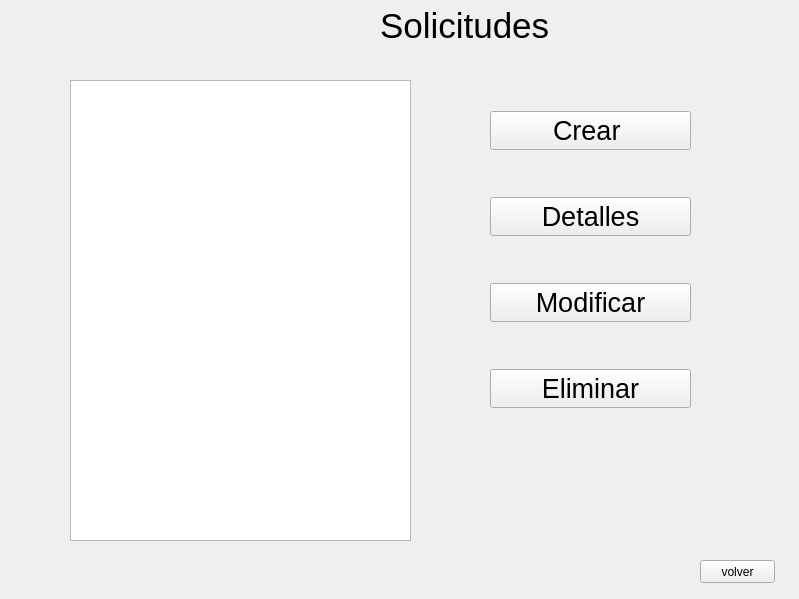
<?xml version="1.0" encoding="UTF-8"?>
<ui version="4.0">
 <class>GUI_solicitudes</class>
 <widget class="QWidget" name="GUI_solicitudes">
  <property name="geometry">
   <rect>
    <x>0</x>
    <y>0</y>
    <width>799</width>
    <height>599</height>
   </rect>
  </property>
  <property name="windowTitle">
   <string>Form</string>
  </property>
  <widget class="QLabel" name="label">
   <property name="geometry">
    <rect>
     <x>380</x>
     <y>-20</y>
     <width>231</width>
     <height>91</height>
    </rect>
   </property>
   <property name="font">
    <font>
     <pointsize>26</pointsize>
    </font>
   </property>
   <property name="text">
    <string>Solicitudes</string>
   </property>
  </widget>
  <widget class="QListView" name="listView">
   <property name="geometry">
    <rect>
     <x>70</x>
     <y>80</y>
     <width>341</width>
     <height>461</height>
    </rect>
   </property>
  </widget>
  <widget class="QWidget" name="verticalLayoutWidget">
   <property name="geometry">
    <rect>
     <x>490</x>
     <y>70</y>
     <width>201</width>
     <height>381</height>
    </rect>
   </property>
   <layout class="QVBoxLayout" name="verticalLayout">
    <item>
     <widget class="QPushButton" name="pushButton_2">
      <property name="font">
       <font>
        <pointsize>20</pointsize>
       </font>
      </property>
      <property name="text">
       <string>Crear </string>
      </property>
     </widget>
    </item>
    <item>
     <widget class="QPushButton" name="pushButton_5">
      <property name="font">
       <font>
        <pointsize>20</pointsize>
       </font>
      </property>
      <property name="text">
       <string>Detalles</string>
      </property>
     </widget>
    </item>
    <item>
     <widget class="QPushButton" name="pushButton_3">
      <property name="font">
       <font>
        <pointsize>20</pointsize>
       </font>
      </property>
      <property name="text">
       <string>Modificar</string>
      </property>
     </widget>
    </item>
    <item>
     <widget class="QPushButton" name="pushButton">
      <property name="font">
       <font>
        <pointsize>20</pointsize>
       </font>
      </property>
      <property name="text">
       <string>Eliminar</string>
      </property>
     </widget>
    </item>
   </layout>
  </widget>
  <widget class="QPushButton" name="pushButton_4">
   <property name="geometry">
    <rect>
     <x>700</x>
     <y>560</y>
     <width>75</width>
     <height>23</height>
    </rect>
   </property>
   <property name="text">
    <string>volver</string>
   </property>
  </widget>
 </widget>
 <resources/>
 <connections/>
</ui>
